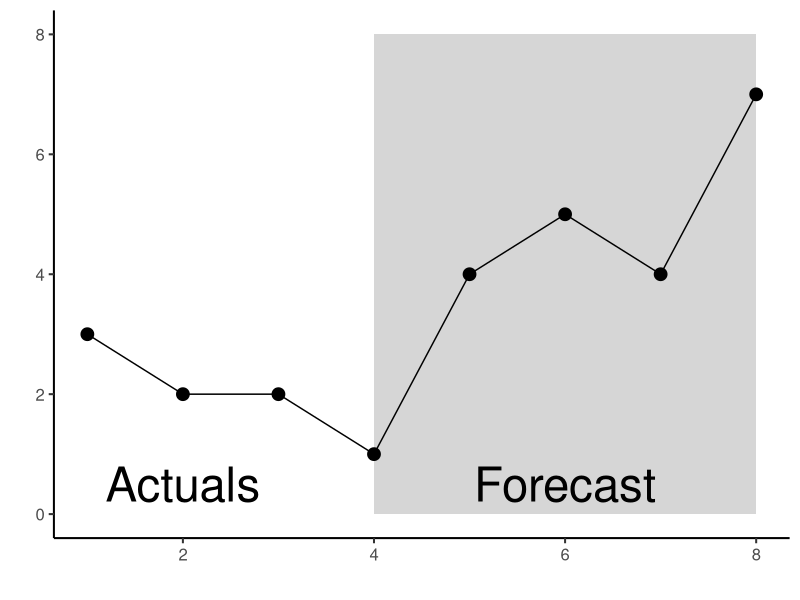
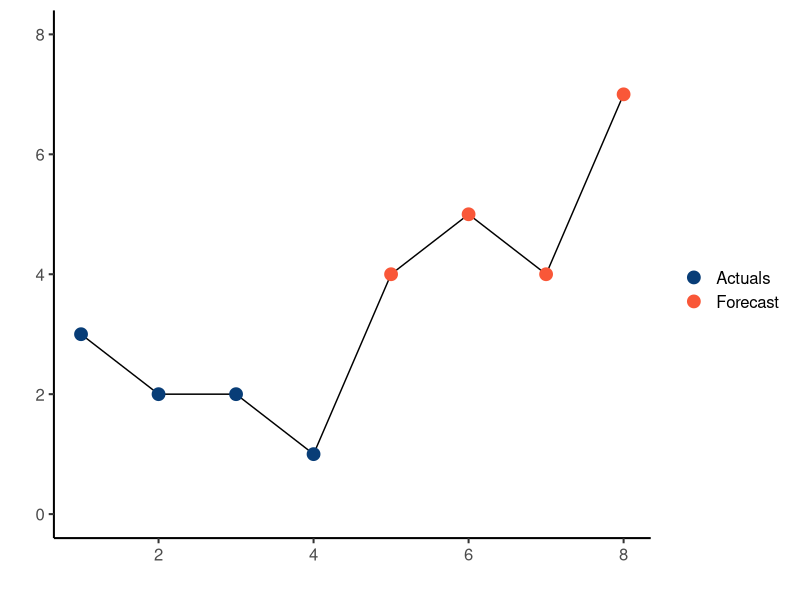
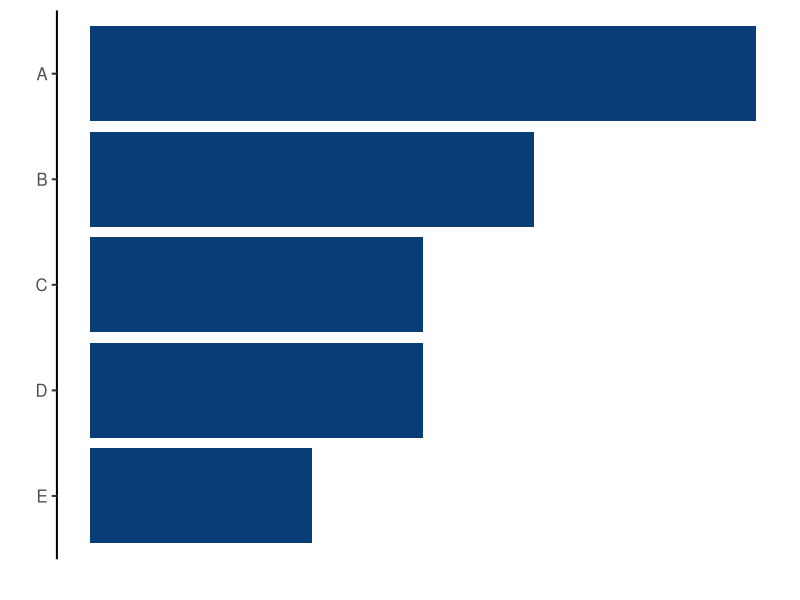
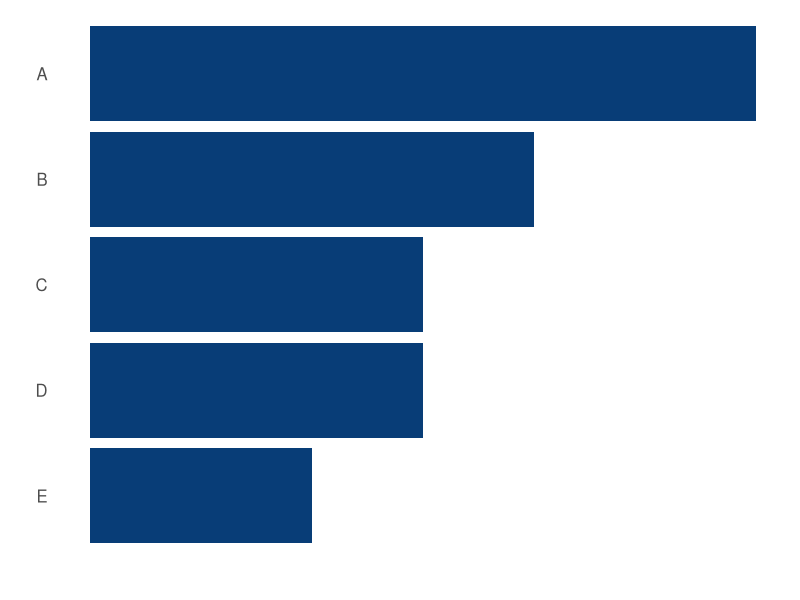
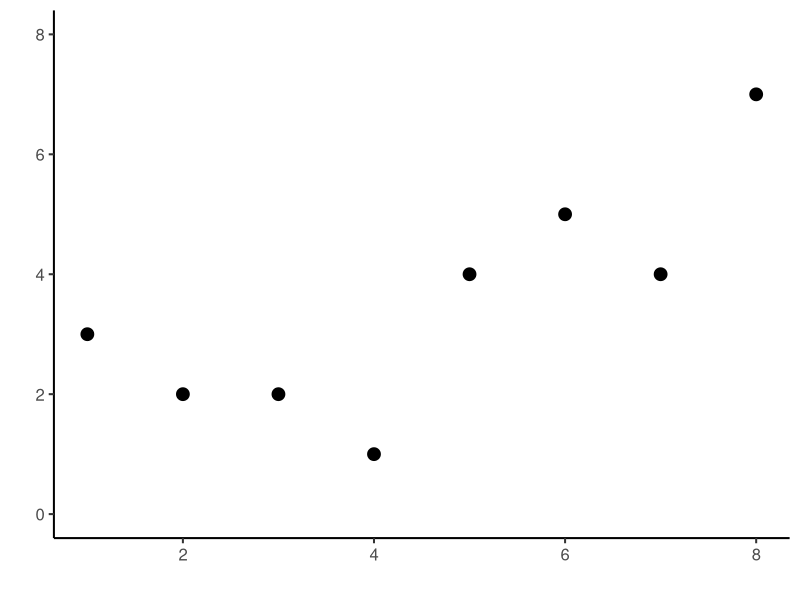
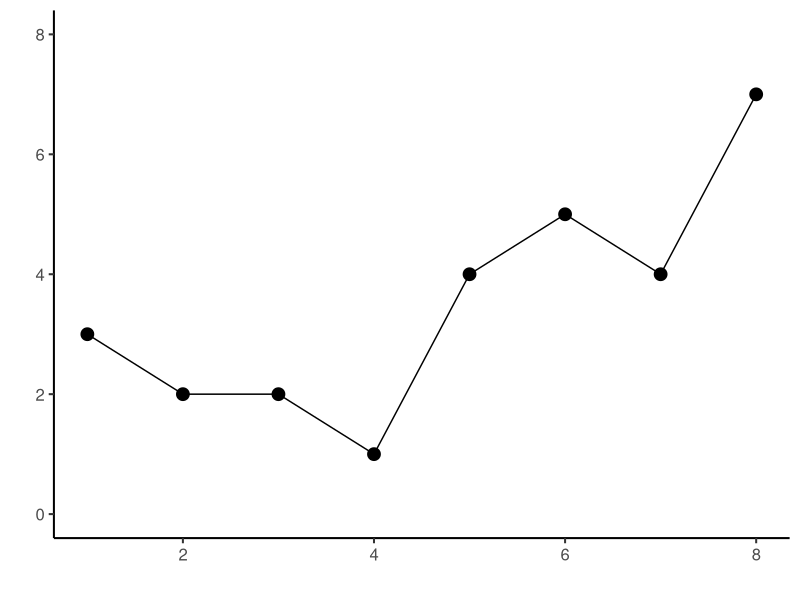
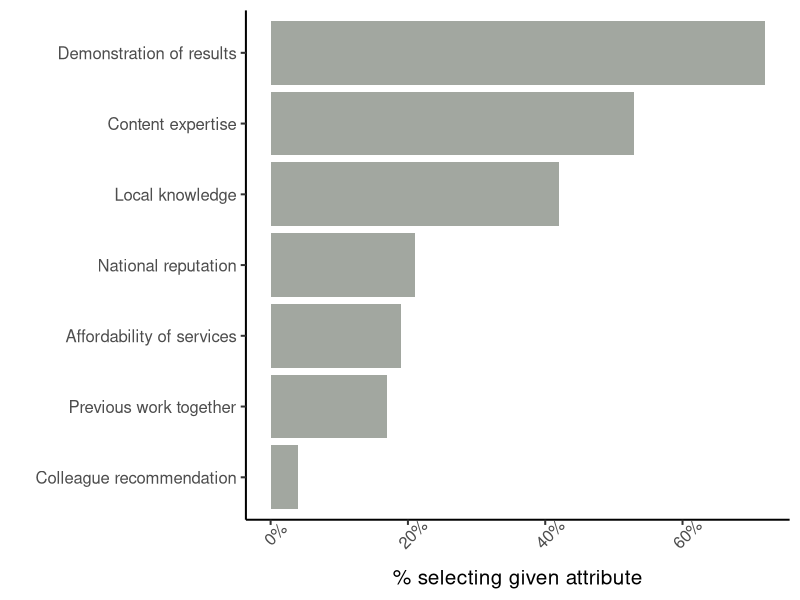
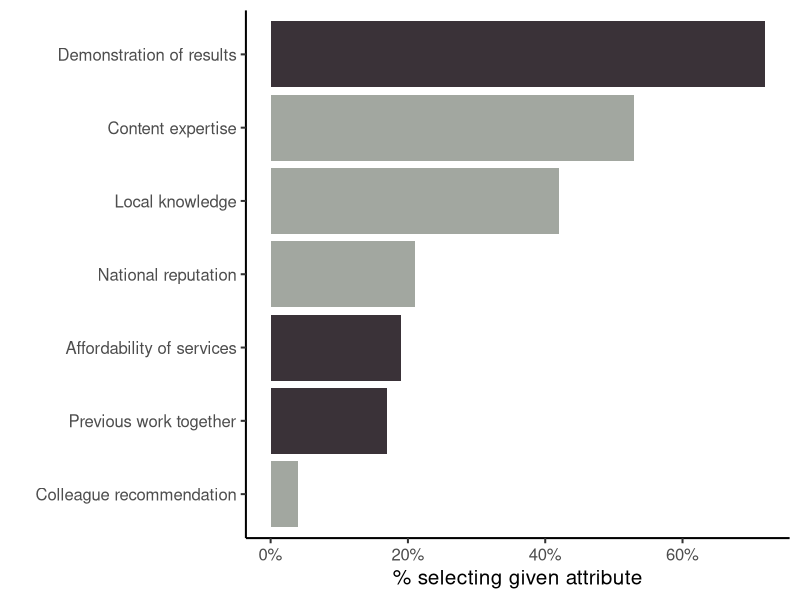

Recreate these plots in R, in order.

library(tidyverse)

dta <- read_csv('gestalt-examples.csv') |> 
    mutate(rn=row_number()) |>
    mutate(cat=case_when(
        rn <= 4 ~ 'Actuals',
        rn  > 4 ~ 'Forecast'
    ))

fa_text <- tribble(
    ~rn, ~y, ~lbl,
    6, 0.5, "Forecast",
    2, 0.5, "Actuals"
)

#### Enclosure ####
enclosure_ex <- ggplot(dta,aes(x=rn,y=y)) +
    geom_ribbon(aes(ymin=0,ymax=8),data=filter(dta,rn > 3),alpha=0.2) +
    geom_line() +
    geom_point(size=4) +
    geom_text(aes(label=lbl),size=12,data=fa_text) +
    labs(x='',y='') +
    theme_classic(base_size=15)
enclosure_ex
ggsave(enclosure_ex,filename='enclosure.png',height=5,width=6)

enclosure_comp <- ggplot(dta,aes(x=rn,y=y)) +
    geom_line() +
    geom_point(aes(color=cat),size=4) +
    labs(x='',y='',color='') +
    scale_color_manual(values=c('#083D77','#F95738')) +
    scale_y_continuous(limits=c(0,8)) +
    theme_classic(base_size=15)
enclosure_comp
ggsave(enclosure_comp,filename='enclosure_comp.png',height=5,width=6)

#### Closure ####
gestalt_bar <- read_csv('gestalt-bar.csv') |>
    mutate(llf=factor(ll,levels=toupper(letters)[5:1]))

bar1 <- ggplot(gestalt_bar,aes(x=values,y=llf)) +
    geom_col(fill='#083D77') +
    labs(x='',y='') +
    theme_classic(base_size=15) +
    theme(axis.line.x=element_blank(),axis.text.x=element_blank(),axis.ticks.x=element_blank())
bar1

bar2 <- bar1 +
    theme(axis.line.y=element_blank(),axis.ticks.y=element_blank())
bar2

ggsave(bar1,filename='bar1.png',height=5,width=6)
ggsave(bar2,filename='bar2.png',height=5,width=6)

#### Connection ####
connection_points <- ggplot(dta,aes(x=rn,y=y)) +
    geom_point(size=4) +
    labs(x='',y='',color='') +
    scale_y_continuous(limits=c(0,8)) +
    theme_classic(base_size=15)
connection_points

connection_lines <- connection_points +
    geom_line()
connection_lines

ggsave(connection_points,filename='connection_points.png',height=5,width=6)
ggsave(connection_lines,filename='connection_lines.png',height=5,width=6)


#### Visual Order ####

vo <- read_csv('visual-order-1.csv') |>
    mutate(prop_fac=reorder(property,pct_response),rn=row_number()) |>
    mutate(color_cat=case_when(rn %in% c(7,2,3) ~ 'color',.default='no-color'))

vo1 <- ggplot(vo,aes(x=pct_response,y=prop_fac)) +
    geom_col(fill='#A2A7A0') +
    scale_x_continuous(labels=scales::percent) +
    labs(x='% selecting given attribute',y='') +
    theme_classic(base_size=15) +
    theme(axis.text.x=element_text(angle=45))
vo1
ggsave(vo1,filename='vo1.png',height=5,width=9)

vo2 <- ggplot(vo,aes(x=pct_response,y=prop_fac)) +
    geom_col(aes(fill=color_cat),show.legend=FALSE) +
    scale_x_continuous(labels=scales::percent) +
    scale_fill_manual(values=c('#3A3238','#A2A7A0')) +
    labs(x='% selecting given attribute',y='') +
    theme_classic(base_size=15)
vo2
ggsave(vo2,filename='vo2.png',height=5,width=9)


#### Non-strategic use of contrast ####
non_strategic <- read_csv('non-strategic-contrast.csv')

original_long <- non_strategic |>
    filter(sample == 'Original') |>
    pivot_longer(cols=-c(sample,rated_item),names_to='business',values_to='rating')

non_strat_1 <- ggplot(original_long,aes(x=rated_item,y=rating,color=business,shape=business)) +
    geom_point() +
    geom_hline(yintercept=0) +
    labs(x='',y='',color='',shape='',title='Weighted Performance Index') +
    theme_classic(base_size=12) +
    theme(legend.position='bottom')
non_strat_1
ggsave(non_strat_1,filename='non_strat_1.png',height=5,width=9)

rescaled_long <- non_strategic |>
    filter(sample == 'Rescaled') |>
    pivot_longer(cols=-c(sample,rated_item),names_to='business',values_to='rating') |>
    mutate(rank=rank(-rating),.by=rated_item) |>
    mutate(rk_text=case_when(
        business == 'Our Business' ~ paste0(' ',rank,' of 6'),
        .default=''
    )) |>
    mutate(business_fac=factor(business,levels=rev(c('Our Business','Competitor A','Competitor B','Competitor C','Competitor D','Competitor E')))) |>
    mutate(rated_fac=factor(rated_item,levels=rev(c('Price','Convenience','Relationship','Service','Selection'))))

non_strat_2 <- ggplot(rescaled_long,aes(x=rating,y=rated_fac,fill=business_fac)) +
    geom_col(position='dodge') +
    geom_text(aes(label=rk_text),position=position_dodge2(width = 1, preserve = "single"),hjust=0) +
    labs(x='',y='',fill='') +
    scale_fill_manual(values=c('#A2A7A0','#A2A7A0','#A2A7A0','#A2A7A0','#A2A7A0','#0C6291'),
                      guide = guide_legend(reverse = TRUE,title.theme=element_text(size=2))) +
    theme_classic(base_size=20) +
    theme(legend.position='bottom',#legend.justification='top',
          axis.line=element_blank(),axis.ticks=element_blank(),axis.text.x=element_blank())
non_strat_2
ggsave(non_strat_2,filename='non_strat_2.png',height=5,width=9)
